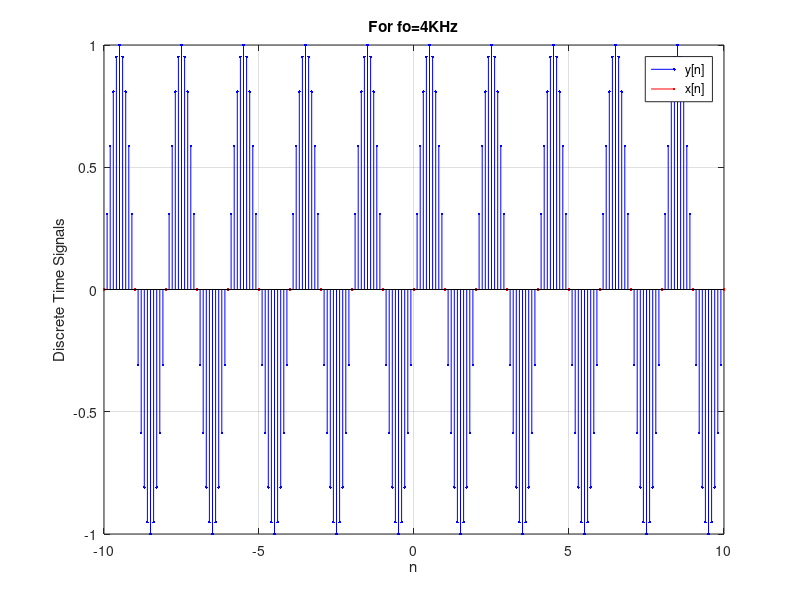

MATLAB code for this plot:
n=-10:1:10;
p=-10:0.1:10;
x=sin(2*pi*(4/8)*n);
y=sin(2*pi*(4/8)*p);
stem(p,y,'b.-')
hold on 
stem(n,x,'r.-')
xlim([-10.0 10.0])
ylim([-1.00 1.00])
grid on
title('For fo=4KHz')
xlabel('n')
xlim([-10.0 10.0])
ylim([-1.00 1.00])
legend({'y[n]','x[n]'})
ylabel('Discrete Time Signals')

